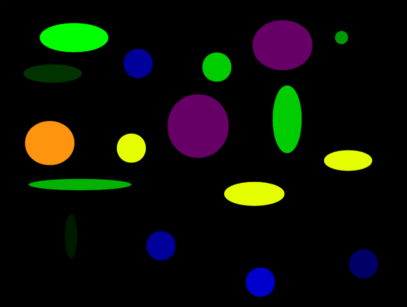
%> input picture bmes202/CA4_B02/Dev/RandomColorShapes.png, 407 x 307 px
$ octave ca4_script.m   (GNU Octave 9; MATLAB toolbox functions it lacks are replaced by stand-ins)
%> lines starting %> are read from the running program, lines starting %| are printed output that depends on the picture; in (x1, y1, x2, y2) boxes, pixels count from 0 and x2, y2 are one past the last pixel; in counts of white or black regions, pixels touching at a corner belong together; the program's own positions count from 1
### bmes202/CA4_B02/Dev/ca4_fun1.m
function [imHSV, imRGB, img_file]= ca4_fun1(img_file)
%Jackie Tang
%Takes an input image file and shows it. Converts the original rgb image
%file into a HSV image file and plots the Hue and Value in separate
%figures, using the 'HSV', and 'hot' colormap with a color axis from 0-1.

% If file name not provided by user, prompt user to select a file
if (nargin<1)
	%promput user to select file
	[file_name, pth] = uigetfile('*.PNG', 'Choose Image file', 'default.PNG');
%> the answer given: RandomColorShapes.png
	%join file name and path
	png_file = fullfile(pth, file_name);
else
	fprintf('using given filename: %',png_file)
end

%Read the image file
imRGB = imread(png_file);
%> imRGB is the input picture: size 307x407x3 uint8; mean R, G, B 12.8, 16.2, 8

%Plot the original image
figure
imagesc(imRGB);
colorbar
title('Original Image')

%Convert from RGB to HSV
imHSV = rgb2hsv(imRGB);
%> imHSV: size 307x407x3 double; mean H, S, V 0.0807, 0.168, 0.0997
%Create separate image matrices of only the Hue
imH = imHSV(:,:,1);
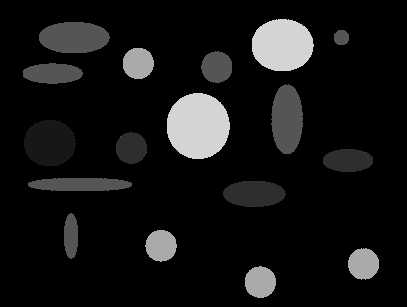
%> imH: size 307x407 double; min 0, max 0.833, mean 0.0807
%Create a separate image matrices of only the Value
imV = imHSV(:,:,3);
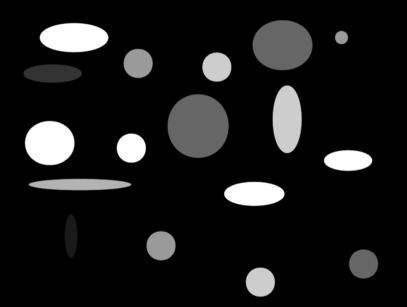
%> imV: size 307x407 double; min 0, max 1, mean 0.0997

%Plot the Hue image with a "HSV" colormap and color axis from 0-1
figure
imagesc(imH);
colormap HSV;
caxis([0,1]);
title('Hue Image')
colorbar
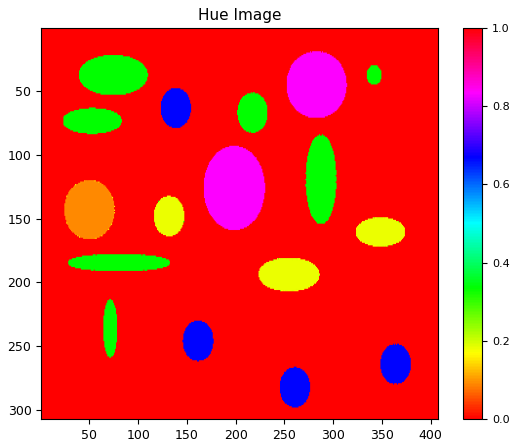
%> figure redrawn from the program's plot data

%Plot the Hue image with a "hot" colormap and color axis from 0-1
figure
imagesc(imV);
colormap hot
caxis([0,1]);
title('Value Image')
colorbar

img_file = png_file;
end

### bmes202/CA4_B02/Dev/ca4_fun2.m
function [BW_out, BW_123] = ca4_fun2(imHSV, filt_opts)
%--- Made by Vrigav Narra and team.
%--- Made on 10/28/2020

%% INPUT: a) imHSV [MxNx3] image (h-s-v) data, b) filt_opts [3x2] filtering options (row1 = min/max colr, row2 = min/max value, row3  = min/max diameter)

im_hue = imHSV(:,:,1);
im_val = imHSV(:,:,3);

%% OUTPUT: a) BW_out [MxN] ‘final’ filtered image; b) im123 [MxNx3] B/W images (1=hue, 2=value,3=size)


%% From the filter options input (filt_opts), create a variable for the hue thresholds [hue_thr], and use these hue thresholds in combination with logical operators to create a black/white image [imBW_c] based on a particular hue  (look at the colorbar from figure 2 to choose the hue threshold)
% [9 lines of commented-out code are left out]


figure
tiledlayout(2,2);

color=filt_opts{1,1};
thr= color(1,:);

nexttile
bwh = (im_hue > thr(1,1) & im_hue < thr(1,2));
imshow(bwh)
title('Hue Filtered')

%% From the filter options input (filt_opts), create a variable for the value thresholds [hue_thr], and use these thresholds in combination with logical operators to create a black/white image [imBW_v] based on a particular hue  (look at the colorbar from figure 3 to choose the hue threshold)

nexttile
bwv = (im_val > filt_opts(2,1) & im_val < filt_opts(2,2));
imshow(bwv)
title('Value Filtered')

%% Combine the hue and value BW image into a new BW image (imBW_hv) and calculate the min/max area based on the min/max diameters (filt_opts)

nexttile
imBW_hv = (bwh & bwv);
imshow(imBW_hv)
title('Hue & Value Filtered')


%% Remove small/large objects (BW_out) from this combined image by using bwareafilt function (where the inputs should be: the ‘combo’ imBW_hv, as well as, the min/max areas)

ar_min = round(pi*(filt_opts(3,1)^2));
ar_max = round(pi*(filt_opts(3,2)^2));

BW = bwareafilt(imBW_hv, [ar_min ar_max]);

%% In figure 4, visualize the four b/w image images for:  a) hue filter, b) value filter, c) hue & value filter, d) hue & value & size filter

nexttile
imshow(BW)
title('Hue, Value, & Size Filtered')

%% Combine the 3 BW images into a 3D array (BW_123(:,:,1) = hue, BW_123(:,:,2) = value, BW_123(:,:,3) = hue&value)

BW_123(:,:,1) = bwh;
BW_123(:,:,2) = bwv;
BW_123(:,:,3) = imBW_hv;
end

### bmes202/CA4_B02/Dev/ca4_script.m
%Script combines the scripts from previous functions and outputs results.

%clears all the parameters and limits to the function
clear;

%the outputs coming from functions 1 and 2 will be used as inputs for
%functions 3 and 4. Successfully generate all output variables
[imHSV, imRGB, img_file]= ca4_fun1;
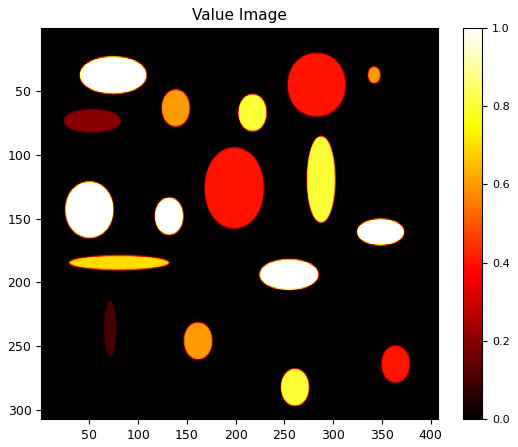
%> figure redrawn from the program's plot data
%> img_file = './RandomColorShapes.png'

purple = [0.75, 0.85; 0.3, 0.45; 10, 40];
lightgreen = [0.25, 0.45; 0.95, 1; 10, 40];
allgreen = [0.25, 0.45; 0, 1; 0, 200];
largegreen = [0.25, 0.45; 0, 1; 50, 200];
brightblue = [0.55, 0.75; 0.75, 0.9; 0, 200];
allblue = [0.55, 0.75; 0, 1; 0, 200];
yellow = [0.15, 0.25; 0.9, 1; 0, 200];
orange = [0.05, 0.15; 0.9, 1; 0, 200];
filt_opts = {allgreen, lightgreen, largegreen, allblue, brightblue, yellow, purple, orange};


[BW_out, BW_123] = ca4_fun2(imHSV, filt_opts);
%> in ca4_fun2, `bwh = (im_hue > thr(1,1) & im_hue < thr(1,2));`:
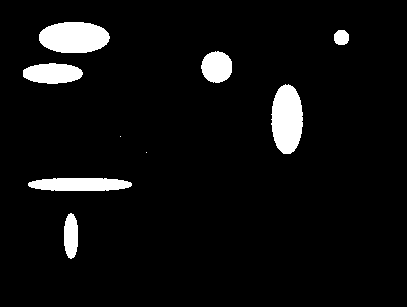
%> bwh: size 307x407 logical; 5.7% white; 9 white regions (2 under 20 px), largest, box (x1, y1, x2, y2) and area: (39, 22, 110, 53) 1779, (271, 84, 303, 154) 1744, (28, 178, 132, 191) 1150
%> the run ends on the next line
